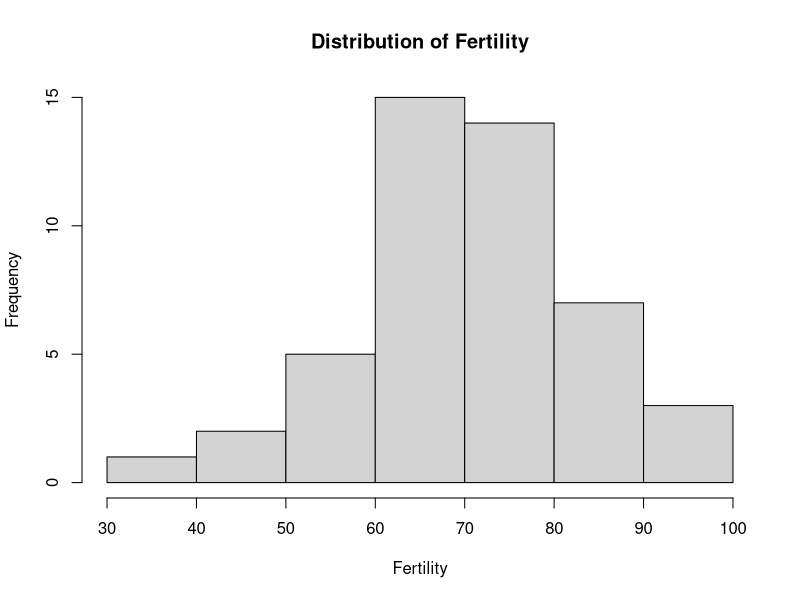

Source code (R):
## ---- chunk 1
# load packages
library(tidyverse)

# recreate the example dataset
df_c <- data.frame(
  id = c(1:3, 1:3),
  money_spent = c(1000, 2000, 6000, 1500, 3000, 5500),
  currency = c("CHF", "CHF", "USD", "EUR", "CHF", "USD"),
  year = c(2017, 2017, 2017, 2018, 2018, 2018))

df_p <- data.frame(
  id = 1:4,
  first_name = c("Anna", "Betty", "Claire", "Diane"),
  profession = c("Economist", "Data Scientist",
                 "Data Scientist", "Economist"))

df_merged <- merge(df_p, df_c, by = "id")
df_selection <- select(df_merged, id, year, money_spent, currency)

exchange_rates <- data.frame(
  exchange_rate = c(0.9, 1, 1.2),
  currency = c("USD", "CHF", "EUR"),
  stringsAsFactors = FALSE)
df_selection <- merge(df_selection, exchange_rates, by = "currency")
df_mutated <- mutate(df_selection,
                     money_spent_chf = money_spent * exchange_rate)
## ---- chunk 2
summarise(df_mutated,
          mean = mean(money_spent_chf),
          standard_deviation = sd(money_spent_chf),
          median = median(money_spent_chf),
          N = n())
## ---- chunk 3
by_year <- group_by(df_mutated, year)
summarise(by_year,
          mean = mean(money_spent_chf),
          standard_deviation = sd(money_spent_chf),
          median = median(money_spent_chf),
          N = n())
## ---- chunk 4
by_year_currency <- group_by(df_mutated, year, currency)
summarise(by_year_currency,
          mean = mean(money_spent_chf),
          N = n())
## ---- chunk 5
# load data
data("swiss")
## ---- chunk 6
sapply(swiss, mean)
## ---- chunk 7
summarise(swiss,
          Fertility = mean(Fertility),
          Agriculture = mean(Agriculture)) # etc.
## ---- chunk 8
# Count NAs in each column
sapply(df_mutated, function(x) sum(is.na(x)))
## ---- chunk 9
summary(swiss)
## ---- chunk 10
unique(df_mutated$currency)
## ---- chunk 11
# Quick histogram
hist(swiss$Fertility,
     main = "Distribution of Fertility",
     xlab = "Fertility")
## ---- chunk 12
# Correlation matrix for swiss data
round(cor(swiss), 2)
